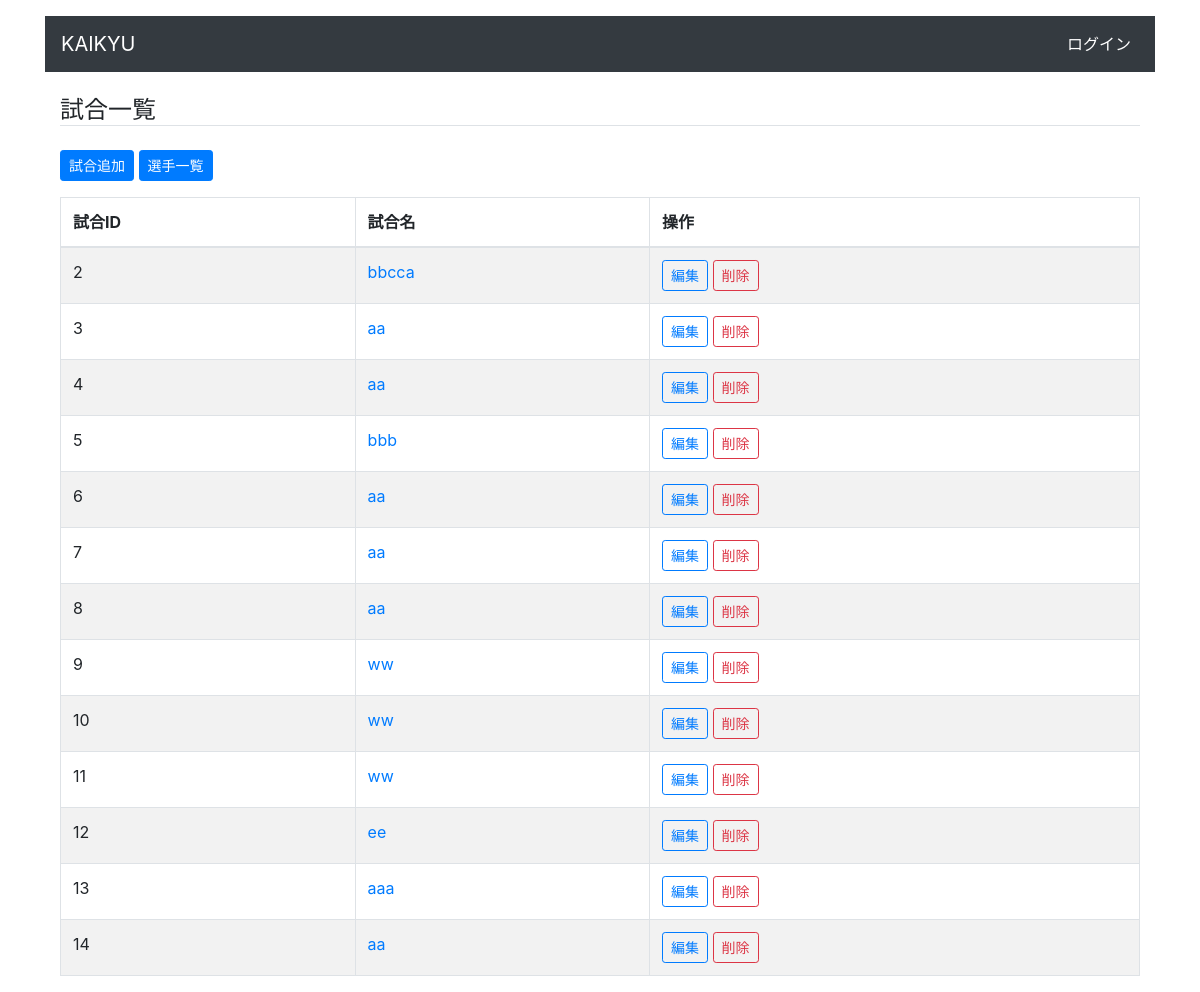
The page /cms/match_list/1 on the database its author committed.
### cms/models.py (models this page shows, shortened)
class Match(models.Model):
    competition = models.ForeignKey(
        Competition, verbose_name='大会', related_name='match', on_delete=models.CASCADE)
    name = models.CharField('試合名', max_length=255)

### cms/views.py (the view)
# urls.py: path('match_list/<int:competition_id>',
def match_list(request, competition_id):
    matches = Match.objects.filter(
        competition_id=competition_id).values()
    return render(request, 'cms/match_list.html', {'matches': matches, 'competition_id': competition_id})

### cms/templates/cms/match_list.html
{% extends "cms/base.html" %}
{% block content %}
<h4 class="mt-4 border-bottom">試合一覧</h4>
<a href="{% url 'cms:add_match' competition_id=competition_id %}" class="btn btn-primary btn-sm my-3">試合追加</a>
<a href="{% url 'cms:player_list' competition_id=competition_id %}" class="btn btn-primary btn-sm my-3">選手一覧</a>
<table class="table table-striped table-bordered">
  <thead>
    <tr>
      <th scope="col">試合ID</th>
      <th scope="col">試合名</th>
      <th scope="col">操作</th>
    </tr>
  </thead>
  <tbody>
    {% for match in matches %}
    <tr>
      <td>{{ match.id }}</td>
      <td><a href="{% url 'cms:edit_hit' competition_id=competition_id match_id=match.id %}">
          {{ match.name }}
        </a>
      </td>
      <td>
        <a href="{% url 'cms:edit_match' competition_id=competition_id match_id=match.id %}"
          class="btn btn-outline-primary btn-sm">編集</a>
        <a href="{% url 'cms:delete_match' competition_id=competition_id match_id=match.id %}"
          class="btn btn-outline-danger btn-sm">削除</a>
      </td>
    </tr>
    {% endfor %}
  </tbody>
</table>
{% endblock content %}

### rows shown on the page
Match: id "2", name "bbcca"
Match: id "3", name "aa"
Match: id "4", name "aa"
Match: id "5", name "bbb"
Match: id "6", name "aa"
Match: id "7", name "aa"
Match: id "8", name "aa"
Match: id "9", name "ww"
Match: id "10", name "ww"
Match: id "11", name "ww"
Match: id "12", name "ee"
Match: id "13", name "aaa"
Match: id "14", name "aa"
